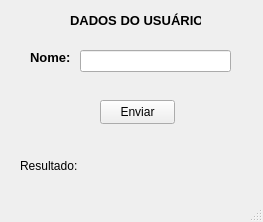
<?xml version="1.0" encoding="UTF-8"?>
<ui version="4.0">
 <class>MainWindow</class>
 <widget class="QMainWindow" name="MainWindow">
  <property name="geometry">
   <rect>
    <x>0</x>
    <y>0</y>
    <width>263</width>
    <height>222</height>
   </rect>
  </property>
  <property name="windowTitle">
   <string>MainWindow</string>
  </property>
  <widget class="QWidget" name="centralwidget">
   <widget class="QLabel" name="lbl_titulo">
    <property name="geometry">
     <rect>
      <x>70</x>
      <y>10</y>
      <width>131</width>
      <height>21</height>
     </rect>
    </property>
    <property name="text">
     <string>&lt;html&gt;&lt;head/&gt;&lt;body&gt;&lt;p&gt;&lt;span style=&quot; font-size:10pt; font-weight:700;&quot;&gt;DADOS DO USUÁRIO&lt;/span&gt;&lt;/p&gt;&lt;/body&gt;&lt;/html&gt;</string>
    </property>
   </widget>
   <widget class="QLabel" name="lbl_nome">
    <property name="geometry">
     <rect>
      <x>30</x>
      <y>50</y>
      <width>49</width>
      <height>16</height>
     </rect>
    </property>
    <property name="text">
     <string>&lt;html&gt;&lt;head/&gt;&lt;body&gt;&lt;p&gt;&lt;span style=&quot; font-size:10pt; font-weight:700;&quot;&gt;Nome:&lt;/span&gt;&lt;/p&gt;&lt;/body&gt;&lt;/html&gt;</string>
    </property>
   </widget>
   <widget class="QLineEdit" name="txt_nome">
    <property name="geometry">
     <rect>
      <x>80</x>
      <y>50</y>
      <width>151</width>
      <height>22</height>
     </rect>
    </property>
   </widget>
   <widget class="QPushButton" name="btn_enviar">
    <property name="geometry">
     <rect>
      <x>100</x>
      <y>100</y>
      <width>75</width>
      <height>24</height>
     </rect>
    </property>
    <property name="text">
     <string>Enviar</string>
    </property>
   </widget>
   <widget class="QLabel" name="lbl_result">
    <property name="geometry">
     <rect>
      <x>20</x>
      <y>150</y>
      <width>231</width>
      <height>31</height>
     </rect>
    </property>
    <property name="text">
     <string>Resultado:</string>
    </property>
   </widget>
  </widget>
  <widget class="QMenuBar" name="menubar">
   <property name="geometry">
    <rect>
     <x>0</x>
     <y>0</y>
     <width>263</width>
     <height>22</height>
    </rect>
   </property>
  </widget>
  <widget class="QStatusBar" name="statusbar"/>
 </widget>
 <resources/>
 <connections/>
</ui>
